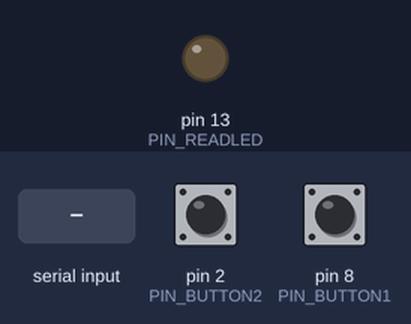
Recording of a sketch running on a simulated Arduino Uno, built with avr-gcc and run on an emulated ATmega328P. Shown: output pins drawn as LEDs (lit = HIGH). Inputs (shaded band) come from the test bench; at power-on: pin 2 (PIN_BUTTON2) LOW, pin 8 (PIN_BUTTON1) LOW. What the sketch prints to the serial monitor is not drawn.

Above: at 1.2 s.
1.3 s: "1" received over Serial
At 1.49 s:
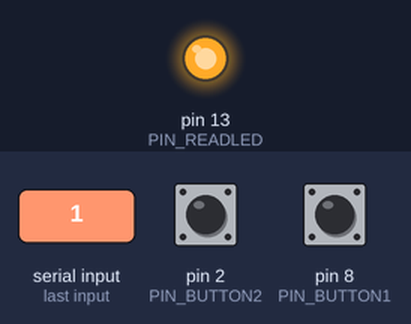
3.0 s: pin 2 (PIN_BUTTON2) pulled HIGH for 0.15 s
6.1 s: pin 8 (PIN_BUTTON1) pulled HIGH for 0.15 s
9.2 s: pin 2 (PIN_BUTTON2) pulled HIGH for 1 s
11.7 s: byte 1 (1) received over Serial
14.7 s: pin 8 (PIN_BUTTON1) pulled HIGH for 1 s
Timing chart, 0 to 17.7 s (numbered marks = the images above; inputs shaded):
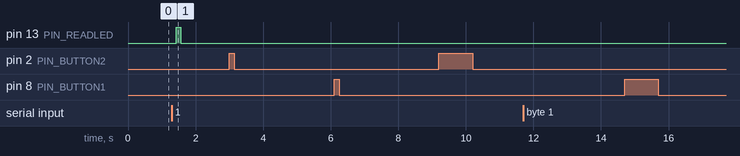

Measured:
- after the input at 1.3 s, pin 13 (PIN_READLED): LOW → HIGH after 0.12 s, → LOW 0.14 s later
- after the input at 3.0 s, every drawn part: stays the same
- after the input at 6.1 s, every drawn part: stays the same
- after the input at 9.2 s, every drawn part: stays the same
- after the input at 11.7 s, every drawn part: stays the same
- after the input at 14.7 s, every drawn part: stays the same

The sketch:

Test_ReadWrite.ino
```cpp
//write lights
const int PIN_BUTTON1 = 8; //yellow
const int PIN_BUTTON2 = 2; //green

//read lights
const int PIN_READLED = 13; //red
int ledState = 0;

void setup() {
  Serial.begin(9600);

  pinMode(PIN_BUTTON1, INPUT);
  pinMode(PIN_BUTTON2, INPUT);

  pinMode(PIN_READLED, OUTPUT);
}

void loop() {
  WriteTest();
  //yellow button is pushed
  OutputFromButton(PIN_BUTTON1, 1);
    //green button is pushed
  OutputFromButton(PIN_BUTTON2, 2);

  //Writing from unity test
}

void OutputFromButton(int pinButton, int writeValue)
{
  if(digitalRead(pinButton) == LOW)
  {
    Serial.write(writeValue);
    Serial.flush();
    delay(20);
  }
}

void WriteTest()
{
  ledState = ReceiveSerial();

  if(ledState == 1)
  {
    digitalWrite(PIN_READLED, HIGH);
  }
  else
  {
    digitalWrite(PIN_READLED, LOW);
  }

    delay(100);
}

int ReceiveSerial()
{
  if(Serial.available())
  {
    int serialData = Serial.read();
    Serial.println(serialData);
    switch(serialData)
    {
      case '1':
        return 1;

        break;
      case '0':
        return 0;

        break;
      default:
        return -1;
    }
  }
}
```
